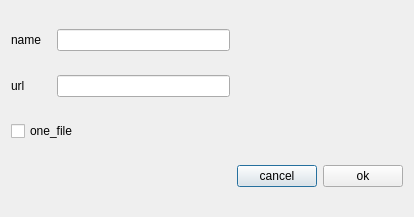
<?xml version="1.0" encoding="UTF-8"?>
<ui version="4.0">
 <class>pullProject</class>
 <widget class="QDialog" name="pullProject">
  <property name="geometry">
   <rect>
    <x>0</x>
    <y>0</y>
    <width>414</width>
    <height>217</height>
   </rect>
  </property>
  <property name="windowTitle">
   <string>Dialog</string>
  </property>
  <layout class="QVBoxLayout" name="verticalLayout_2">
   <item>
    <layout class="QHBoxLayout" name="horizontalLayout_6">
     <item>
      <widget class="QLabel" name="label_4">
       <property name="minimumSize">
        <size>
         <width>40</width>
         <height>0</height>
        </size>
       </property>
       <property name="text">
        <string>name</string>
       </property>
      </widget>
     </item>
     <item>
      <widget class="QLineEdit" name="nameEdit"/>
     </item>
     <item>
      <spacer name="horizontalSpacer_3">
       <property name="orientation">
        <enum>Qt::Orientation::Horizontal</enum>
       </property>
       <property name="sizeHint" stdset="0">
        <size>
         <width>40</width>
         <height>20</height>
        </size>
       </property>
      </spacer>
     </item>
    </layout>
   </item>
   <item>
    <layout class="QHBoxLayout" name="horizontalLayout_5">
     <item>
      <widget class="QLabel" name="label_3">
       <property name="minimumSize">
        <size>
         <width>40</width>
         <height>0</height>
        </size>
       </property>
       <property name="text">
        <string>url</string>
       </property>
      </widget>
     </item>
     <item>
      <widget class="QLineEdit" name="urlEdit"/>
     </item>
     <item>
      <spacer name="horizontalSpacer_7">
       <property name="orientation">
        <enum>Qt::Orientation::Horizontal</enum>
       </property>
       <property name="sizeHint" stdset="0">
        <size>
         <width>40</width>
         <height>20</height>
        </size>
       </property>
      </spacer>
     </item>
    </layout>
   </item>
   <item>
    <widget class="QCheckBox" name="oneFileCheckBox">
     <property name="text">
      <string>one_file</string>
     </property>
    </widget>
   </item>
   <item>
    <layout class="QHBoxLayout" name="horizontalLayout_4">
     <item>
      <spacer name="horizontalSpacer_6">
       <property name="orientation">
        <enum>Qt::Orientation::Horizontal</enum>
       </property>
       <property name="sizeHint" stdset="0">
        <size>
         <width>40</width>
         <height>20</height>
        </size>
       </property>
      </spacer>
     </item>
     <item>
      <widget class="QPushButton" name="cancelButton">
       <property name="text">
        <string>cancel</string>
       </property>
      </widget>
     </item>
     <item>
      <widget class="QPushButton" name="okButton">
       <property name="text">
        <string>ok</string>
       </property>
      </widget>
     </item>
    </layout>
   </item>
  </layout>
 </widget>
 <resources/>
 <connections/>
</ui>
